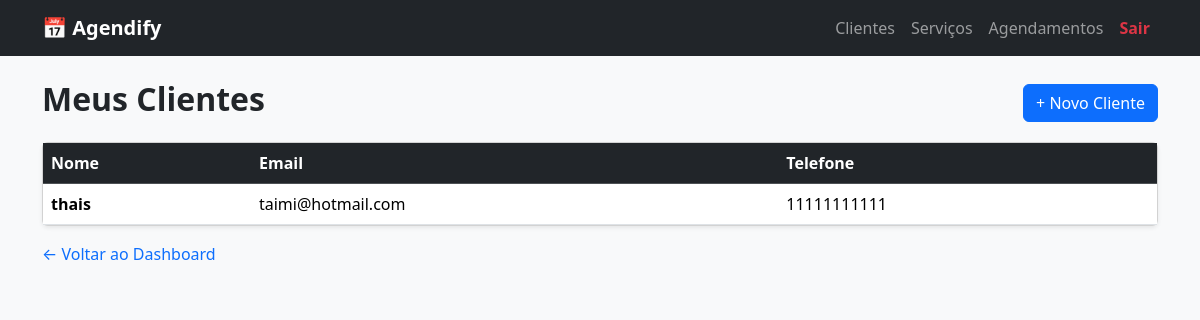
The page /clients/ (signed in) on the database its author committed.
### app/models/models.py (models this page shows, shortened)
class Client(db.Model):
    __tablename__ = 'clients'
    id = db.Column(db.Integer, primary_key=True)
    nome = db.Column(db.String(100), nullable=False)
    telefone = db.Column(db.String(20), nullable=True)
    email = db.Column(db.String(120), nullable=True)
    criado_em = db.Column(db.DateTime, default=datetime.utcnow)
    user_id = db.Column(db.Integer, db.ForeignKey('users.id'), nullable=False)
    agendamentos = db.relationship('Appointment', backref='cliente', lazy=True, cascade='all, delete-orphan')

### app/clients.py (the view)
@clients_bp.route('/')
def list_clients():
    if 'user_id' not in session:
        flash('Por favor, faz login primeiro.', 'danger')
        return redirect(url_for('auth.login'))
    user_id = session['user_id']
    clientes = Client.query.filter_by(user_id=user_id).all()
    return render_template('clients.html', clientes=clientes)

### app/templates/clients.html (shortened to what this page needs)
{% extends "base.html" %}
{% block content %}
<div class="row mb-3 align-items-center">
    <div class="col">
        <h2 class="fw-bold text-dark">Meus Clientes</h2>
    </div>
    <div class="col text-end">
        <a href="{{ url_for('clients.add_client') }}" class="btn btn-primary">+ Novo Cliente</a>
    </div>
</div>
<div class="card shadow-sm">
    <div class="card-body p-0">
        <div class="table-responsive">
            <table class="table table-hover mb-0 align-middle">
                <thead class="table-dark">
                    <tr>
                        <th>Nome</th>
                        <th>Email</th>
                        <th>Telefone</th>
                    </tr>
                </thead>
                <tbody>
                    {% if clientes %}
                        {% for cliente in clientes %}
                        <tr>
                            <td class="fw-semibold">{{ cliente.nome }}</td>
                            <td>{{ cliente.email or '-' }}</td>
                            <td>{{ cliente.telefone or '-' }}</td>
                        </tr>
                        {% endfor %}
                    {% else %}
                        <tr>
                            <td colspan="3" class="text-center py-4 text-muted">Ainda não tens clientes registados.</td>
                        </tr>
                    {% endif %}
                </tbody>
            </table>
        </div>
    </div>
</div>
<div class="mt-3">
    <a href="{{ url_for('auth.dashboard') }}" class="text-decoration-none">← Voltar ao Dashboard</a>
</div>
{% endblock %}

### rows shown on the page
Client: nome "thais", email "taimi@hotmail.com", telefone "11111111111"
